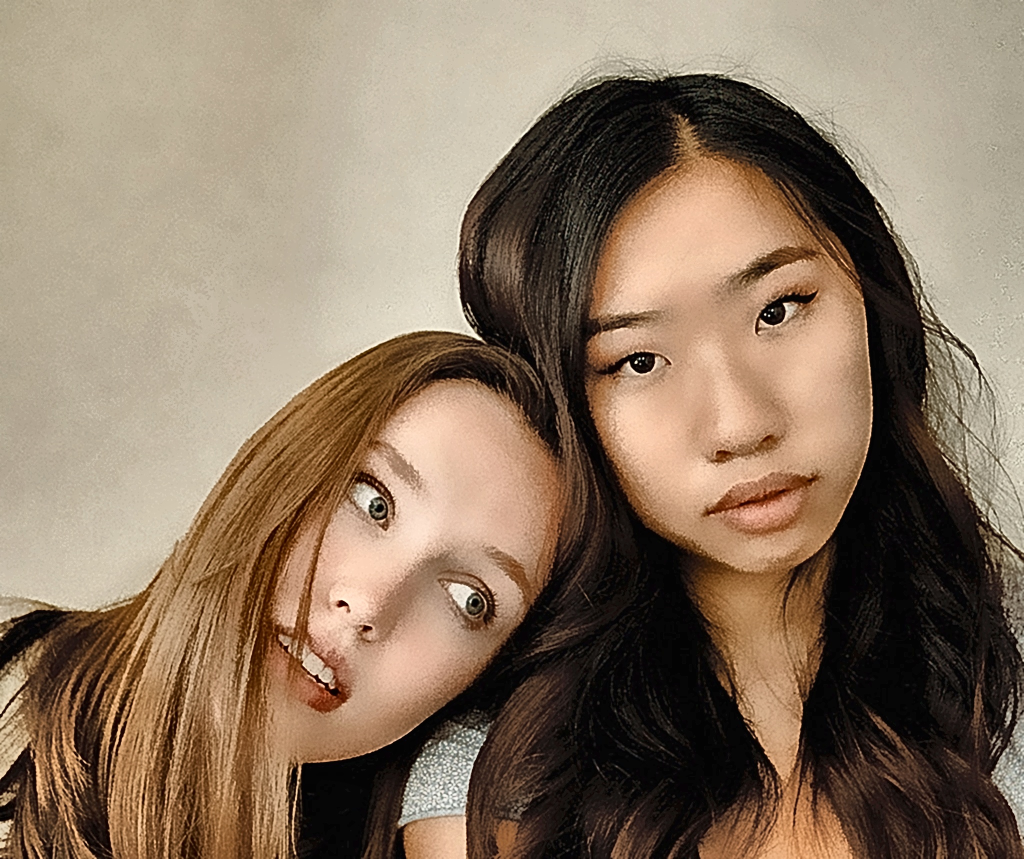
#> input picture enhanced_face.jpg, 2048 x 1718 px, given in place of shadow.jpg, which was not available (shown at 1/2 size)
$ jupyter execute --allow-errors DIPAssignmentCoding.ipynb   (shell and % lines are left out)   (older library calls are emulated)   (text cells are left out)
#> lines starting #> are read from the running program, lines starting #| are printed output that depends on the picture; after the words box and inside, x2 and y2 are one past the last pixel; in counts of white or black regions, pixels touching at a corner belong together; pictures that were not available may be replaced by others from this repository, and a replacement may not be noted
#> further down, img is the input picture: shape (1718, 2048, 3); mean B, G, R 98.5, 118.9, 139.4
[cell 1]
## Dependency imports

import os
import cv2
import numpy as np
from skimage import restoration, metrics, img_as_ubyte
from skimage.restoration import richardson_lucy
from tqdm import tqdm
import csv
import matplotlib.pyplot as plt

[cell 2]
## Module 1: Image Enhancement Pipeline

import cv2
import numpy as np
import matplotlib.pyplot as plt
import os

# -------------------------------
# Adjustable Parameters
# -------------------------------
use_clahe = True
clahe_clip = 4.0
clahe_tile = (8,8)

use_contrast_stretch = True
stretch_percentiles = (2, 98)  # low and high percentiles

use_unsharp_mask = True
unsharp_radius = 1
unsharp_amount = 1.2

# -------------------------------
# Helper Function: Show Comparison
# -------------------------------
def show_comparison(images, titles, figsize=(12,4)):
    n = len(images)
    plt.figure(figsize=figsize)
    for i in range(n):
        plt.subplot(1, n, i+1)
        img = images[i]
        if len(img.shape) == 2:  # grayscale
            plt.imshow(img, cmap='gray')
        else:
            plt.imshow(cv2.cvtColor(img, cv2.COLOR_BGR2RGB))
        plt.title(titles[i])
        plt.axis('off')
    plt.tight_layout()
    plt.show()

# -------------------------------
# Enhancement Functions
# -------------------------------
def apply_clahe(img):
    lab = cv2.cvtColor(img, cv2.COLOR_BGR2LAB)
#> lab: shape (1718, 2048, 3); mean of channels 0, 1, 2 127.4, 133.1, 142
    l, a, b = cv2.split(lab)
    clahe = cv2.createCLAHE(clipLimit=clahe_clip, tileGridSize=clahe_tile)
    l = clahe.apply(l)
    lab = cv2.merge([l, a, b])
#> lab: shape (1718, 2048, 3); mean of channels 0, 1, 2 128.6, 133.1, 142
    return cv2.cvtColor(lab, cv2.COLOR_LAB2BGR)

def contrast_stretch(img, percentiles=(2,98)):
#> called with percentiles = (2, 98)
    in_min, in_max = np.percentile(img, percentiles)
#> in_min = 7; in_max = 246
    out = np.clip((img - in_min) * 255 / (in_max - in_min), 0, 255).astype(np.uint8)
    return out

def unsharp_mask(img, radius=1, amount=0.8):
#> called with radius = 1, amount = 1.2
    blurred = cv2.GaussianBlur(img, (radius*2+1, radius*2+1), 0)
    sharpened = cv2.addWeighted(img, 1+amount, blurred, -amount, 0)
    return sharpened

# -------------------------------
# Load Image
# -------------------------------
input_path = "input_images/shadow.jpg"  # Example
img = cv2.imread(input_path)

if img is None:
    raise FileNotFoundError(f"Cannot read image {input_path}")

# -------------------------------
# Apply Enhancements
# -------------------------------
enhanced = img.copy()

if use_clahe:
    enhanced = apply_clahe(enhanced)

if use_contrast_stretch:
    enhanced = contrast_stretch(enhanced, stretch_percentiles)

if use_unsharp_mask:
    enhanced = unsharp_mask(enhanced, unsharp_radius, unsharp_amount)

# -------------------------------
# Show Before/After
# -------------------------------
show_comparison([img, enhanced], ["Original", "Enhanced"])
#> in show_comparison, `n = len(images)`: n = 2

[cell 3]
# Module 2: Image Restoration Pipeline

import cv2
import numpy as np
import matplotlib.pyplot as plt

# -------------------------------
# Adjustable Parameters
# -------------------------------
# Median Filter
use_median = True
median_ksize = 3  # must be odd: 3,5,7...

# Non-Local Means Denoising
use_nlm = True
nlm_h = 10
nlm_hColor = 10
template_window = 7
search_window = 21

# Optional: Deblurring (Wiener-like sharpening)
use_deblur = False
deblur_kernel = np.array([[0, -1, 0],
                          [-1, 5,-1],
                          [0, -1, 0]])

# -------------------------------
# Helper Function: Show Comparison
# -------------------------------
def show_comparison(images, titles, figsize=(12,4)):
#> called with figsize = (12, 4)
    n = len(images)
#> n = 2
    plt.figure(figsize=figsize)
    for i in range(n):
        plt.subplot(1, n, i+1)
        img = images[i]
        if len(img.shape) == 2:  # grayscale
            plt.imshow(img, cmap='gray')
        else:
            plt.imshow(cv2.cvtColor(img, cv2.COLOR_BGR2RGB))
        plt.title(titles[i])
        plt.axis('off')
    plt.tight_layout()
    plt.show()

# -------------------------------
# Restoration Functions
# -------------------------------
def median_denoise(img, ksize=3):
    return cv2.medianBlur(img, ksize)

def nlm_denoise(img, h=10, hColor=10, templateWindow=7, searchWindow=21):
    return cv2.fastNlMeansDenoisingColored(img, None, h, hColor, templateWindow, searchWindow)

def deblur_image(img, kernel):
    return cv2.filter2D(img, -1, kernel)

# -------------------------------
# Input: Use output from Module 1
# -------------------------------

input_path = "input_images/shadow.jpg"  # Example
img = cv2.imread(input_path)
input_img = img  # from Module 1
restored = input_img.copy()

if use_median:
    restored = median_denoise(restored, median_ksize)

if use_nlm:
    restored = nlm_denoise(restored, nlm_h, nlm_hColor, template_window, search_window)

if use_deblur:
    restored = deblur_image(restored, deblur_kernel)

# -------------------------------
# Show Before/After
# -------------------------------
show_comparison([input_img, restored], ["Enhanced (Input)", "Restored"])

[cell 4]
# Module 3: Geometric Transformations & Detection

import cv2
import numpy as np
import matplotlib.pyplot as plt

# -------------------------------
# Adjustable Parameters
# -------------------------------
# Rotation
use_rotation = True
rotation_angle = 0  # degrees, positive = counter-clockwise

# Scaling
use_scaling = True
scale_factor = 1.0  # e.g., 0.5 for half size, 2.0 for double size

# Translation
use_translation = True
translate_x = 0  # pixels
translate_y = 0  # pixels

# Perspective Correction / Deskew
use_perspective = False
# For automatic document-like detection: threshold + contour approx
blur_kernel = (5,5)
canny_thresh1 = 50
canny_thresh2 = 150
approx_epsilon = 0.02

# -------------------------------
# Helper Function: Show Comparison
# -------------------------------
def show_comparison(images, titles, figsize=(12,4)):
    n = len(images)
    plt.figure(figsize=figsize)
    for i in range(n):
        plt.subplot(1, n, i+1)
        img = images[i]
        if len(img.shape) == 2:
            plt.imshow(img, cmap='gray')
        else:
            plt.imshow(cv2.cvtColor(img, cv2.COLOR_BGR2RGB))
        plt.title(titles[i])
        plt.axis('off')
    plt.tight_layout()
    plt.show()

# -------------------------------
# Transformation Functions
# -------------------------------
def rotate_image(img, angle):
#> called with angle = 0
    (h, w) = img.shape[:2]
    center = (w//2, h//2)
    M = cv2.getRotationMatrix2D(center, angle, 1.0)
#> M = [[1, 0, 0], [0, 1, 0]]
    return cv2.warpAffine(img, M, (w, h))

def scale_image(img, factor):
#> called with factor = 1
    h, w = img.shape[:2]
    return cv2.resize(img, (int(w*factor), int(h*factor)), interpolation=cv2.INTER_LINEAR)

def translate_image(img, tx, ty):
#> called with tx = 0, ty = 0
    M = np.float32([[1,0,tx],[0,1,ty]])
    h, w = img.shape[:2]
    return cv2.warpAffine(img, M, (w, h))

# [38 lines left out: function auto_perspective_correction, not called in this run]

# -------------------------------
# Input: Use output from Module 2
# -------------------------------
input_path = "input_images/shadow.jpg"  # Example
img = cv2.imread(input_path)
input_img = img  # from Module 1
transformed = input_img.copy()

if use_rotation:
    transformed = rotate_image(transformed, rotation_angle)

if use_scaling:
    transformed = scale_image(transformed, scale_factor)

if use_translation:
    transformed = translate_image(transformed, translate_x, translate_y)

if use_perspective:
    transformed = auto_perspective_correction(transformed)

# -------------------------------
# Show Before/After
# -------------------------------
show_comparison([input_img, transformed], ["Restored (Input)", "Transformed"])
#> in show_comparison, `n = len(images)`: n = 2

[cell 5]
# Module 4: Segmentation & Morphological Operations

import cv2
import numpy as np
import matplotlib.pyplot as plt

# -------------------------------
# Adjustable Parameters
# -------------------------------
# Thresholding
use_global_thresh = False
global_thresh_value = 127

use_adaptive_thresh = True
adaptive_method = cv2.ADAPTIVE_THRESH_GAUSSIAN_C  # or cv2.ADAPTIVE_THRESH_MEAN_C
#> adaptive_method = 1
adaptive_block_size = 15  # must be odd
adaptive_C = 5

# Edge detection
use_canny = True
canny_thresh1 = 50
canny_thresh2 = 150

# Morphological operations
use_morph = True
morph_kernel_size = 3
morph_iterations = 1
morph_operation = cv2.MORPH_CLOSE  # cv2.MORPH_OPEN, cv2.MORPH_CLOSE
#> morph_operation = 3

# -------------------------------
# Helper Function: Show Comparison
# -------------------------------
def show_comparison(images, titles, figsize=(12,4)):
    n = len(images)
    plt.figure(figsize=figsize)
    for i in range(n):
        plt.subplot(1, n, i+1)
        img = images[i]
        if len(img.shape) == 2:
            plt.imshow(img, cmap='gray')
        else:
            plt.imshow(cv2.cvtColor(img, cv2.COLOR_BGR2RGB))
        plt.title(titles[i])
        plt.axis('off')
    plt.tight_layout()
    plt.show()

# -------------------------------
# Segmentation Functions
# -------------------------------
# [4 lines left out: function global_threshold, not called in this run]

def adaptive_threshold(img, method=cv2.ADAPTIVE_THRESH_GAUSSIAN_C, block_size=15, C=5):
#> called with method = 1, block_size = 15, C = 5
    gray = cv2.cvtColor(img, cv2.COLOR_BGR2GRAY)
    return cv2.adaptiveThreshold(gray, 255, method, cv2.THRESH_BINARY, block_size, C)
#> returned value: shape (1718, 2048); 77.3% white; 41704 black regions (35698 under 20 px), largest, box (x1, y1, x2, y2) and area: (1086, 122, 2048, 1176) 28150, (780, 1393, 1041, 1718) 13459, (1532, 345, 1752, 1275) 7169

def edge_detection(img, t1=50, t2=150):
#> called with t1 = 50, t2 = 150
    gray = cv2.cvtColor(img, cv2.COLOR_BGR2GRAY)
    return cv2.Canny(gray, t1, t2)
#> returned value: shape (1718, 2048); 10.3% white in thin lines or dots

def morphological(img, kernel_size=3, iterations=1, operation=cv2.MORPH_CLOSE):
    kernel = cv2.getStructuringElement(cv2.MORPH_RECT, (kernel_size, kernel_size))
    return cv2.morphologyEx(img, operation, kernel, iterations=iterations)

# -------------------------------
# Input: Use output from Module 3
# -------------------------------
input_path = "input_images/shadow.jpg"  # Example
img = cv2.imread(input_path)
input_img = img  # from Module 1
segmented = input_img.copy()

# Apply thresholding
if use_global_thresh:
    segmented = global_threshold(segmented, global_thresh_value)
elif use_adaptive_thresh:
    segmented = adaptive_threshold(segmented, adaptive_method, adaptive_block_size, adaptive_C)

# Apply edge detection
if use_canny:
    edges = edge_detection(input_img, canny_thresh1, canny_thresh2)
    # Combine edges with thresholded mask (optional)
    segmented = cv2.bitwise_or(segmented, edges)
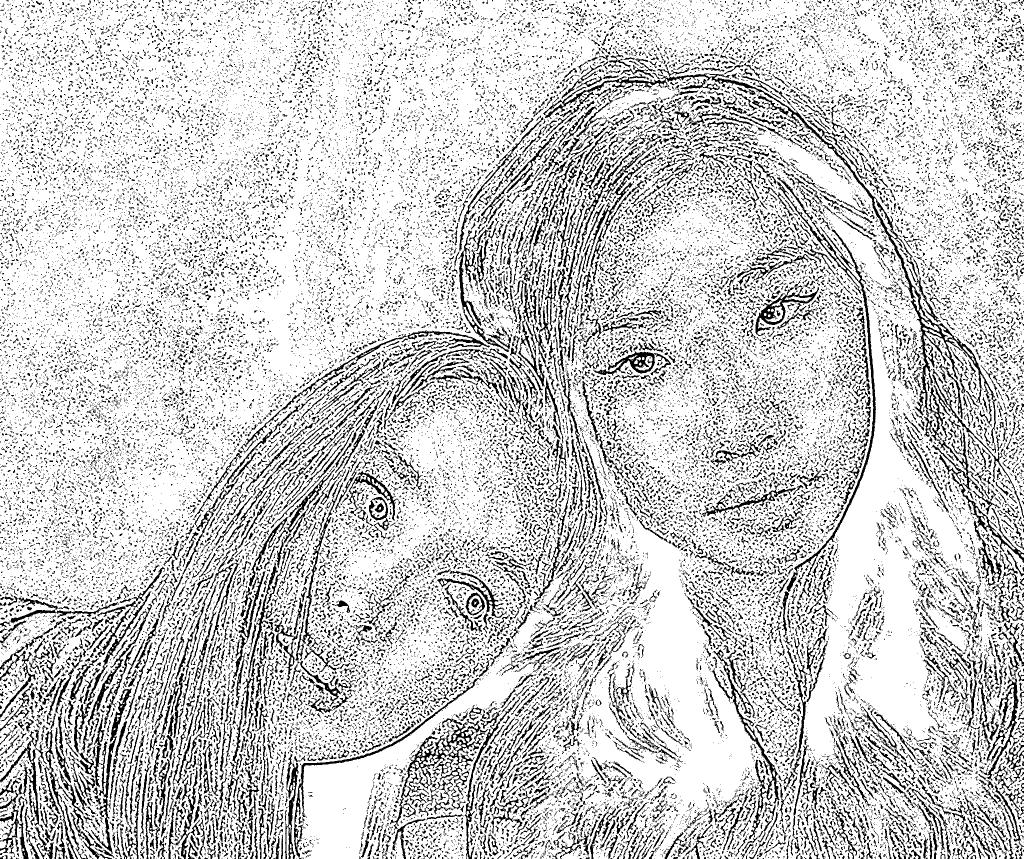
#> segmented: shape (1718, 2048) (shown at 1/2 size); 80.3% white; black in thin lines or dots

# Apply morphology
if use_morph:
    segmented = morphological(segmented, morph_kernel_size, morph_iterations, morph_operation)
#> in morphological, `kernel = cv2.getStructuringElement(cv2.MORPH_RECT, (kernel_size, kerne..`: kernel = [[1, 1, 1], [1, 1, 1], [1, 1, 1]]

# -------------------------------
# Show Before/After
# -------------------------------
show_comparison([input_img, segmented], ["Transformed (Input)", "Segmented"])
#> in show_comparison, `n = len(images)`: n = 2

[cell 6]
# Module 5: Color Processing & Enhancement

import cv2
import numpy as np
import matplotlib.pyplot as plt

# -------------------------------
# Adjustable Parameters
# -------------------------------
use_color_space_conversion = True
# Options: "HSV", "LAB", "YCrCb"
target_color_space = "LAB"

use_color_enhancement = True
# For LAB, we usually enhance the L channel
clahe_clip = 2.0
clahe_tile = (8,8)

# -------------------------------
# Helper Function: Show Comparison
# -------------------------------
def show_comparison(images, titles, figsize=(12,4)):
    n = len(images)
    plt.figure(figsize=figsize)
    for i in range(n):
        plt.subplot(1, n, i+1)
        img = images[i]
        if len(img.shape) == 2:
            plt.imshow(img, cmap='gray')
        else:
            plt.imshow(cv2.cvtColor(img, cv2.COLOR_BGR2RGB))
        plt.title(titles[i])
        plt.axis('off')
    plt.tight_layout()
    plt.show()

# -------------------------------
# Color Processing Functions
# -------------------------------
def convert_color_space(img, space="LAB"):
    if space.upper() == "HSV":
        return cv2.cvtColor(img, cv2.COLOR_BGR2HSV)
    elif space.upper() == "LAB":
        return cv2.cvtColor(img, cv2.COLOR_BGR2LAB)
    elif space.upper() == "YCrCb":
        return cv2.cvtColor(img, cv2.COLOR_BGR2YCrCb)
    else:
        raise ValueError("Unsupported color space")

def enhance_color_lab(img, clipLimit=2.0, tileGrid=(8,8)):
#> called with clipLimit = 2, tileGrid = (8, 8)
    lab = cv2.cvtColor(img, cv2.COLOR_BGR2LAB)
#> lab: shape (1718, 2048, 3); mean of channels 0, 1, 2 145.1, 133.9, 130.7
    l, a, b = cv2.split(lab)
    clahe = cv2.createCLAHE(clipLimit=clipLimit, tileGridSize=tileGrid)
    l = clahe.apply(l)
    lab = cv2.merge([l, a, b])
#> lab: shape (1718, 2048, 3); mean of channels 0, 1, 2 144, 133.9, 130.7
    return cv2.cvtColor(lab, cv2.COLOR_LAB2BGR)
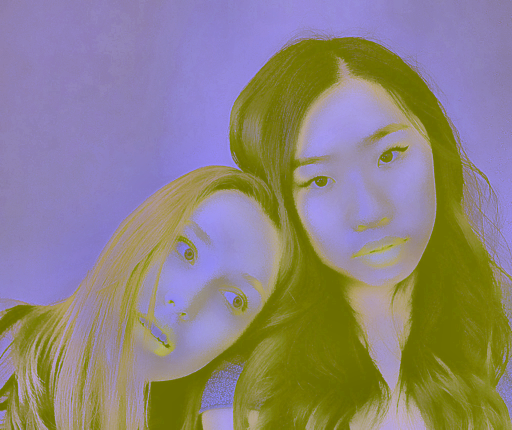
#> returned value: shape (1718, 2048, 3) (shown at 1/4 size); mean B, G, R 128, 132.2, 140.9

# -------------------------------
# Input: Use output from Module 4
# -------------------------------
input_path = "input_images/shadow.jpg"  # Example
img = cv2.imread(input_path)
input_img = img  # from Module 1

if len(input_img.shape) == 2:
    input_img = cv2.cvtColor(input_img, cv2.COLOR_GRAY2BGR)

color_processed = input_img.copy()

if use_color_space_conversion:
    color_processed = convert_color_space(color_processed, target_color_space)
    # Convert back to BGR for visualization
    if target_color_space.upper() == "HSV":
        color_processed = cv2.cvtColor(color_processed, cv2.COLOR_HSV2BGR)
    elif target_color_space.upper() == "YCrCb":
        color_processed = cv2.cvtColor(color_processed, cv2.COLOR_YCrCb2BGR)

if use_color_enhancement:
    color_processed = enhance_color_lab(color_processed, clahe_clip, clahe_tile)

# -------------------------------
# Show Before/After
# -------------------------------
show_comparison([input_img, color_processed], ["Segmented (Input)", "Color Processed"])

[cell 7]
# Module 6: Feature Extraction & Reporting

import cv2
import numpy as np
import matplotlib.pyplot as plt

# -------------------------------
# Adjustable Parameters
# -------------------------------
use_canny_edges = True
canny_thresh1 = 50
canny_thresh2 = 150

use_sobel_features = True
sobel_ksize = 3

# -------------------------------
# Helper Function: Show Comparison
# -------------------------------
def show_comparison(images, titles, figsize=(12,4)):
    n = len(images)
    plt.figure(figsize=figsize)
    for i in range(n):
        plt.subplot(1, n, i+1)
        img = images[i]
        if len(img.shape) == 2:
            plt.imshow(img, cmap='gray')
        else:
            plt.imshow(cv2.cvtColor(img, cv2.COLOR_BGR2RGB))
        plt.title(titles[i])
        plt.axis('off')
    plt.tight_layout()
    plt.show()

# -------------------------------
# Feature Extraction Functions
# -------------------------------
def extract_edges(img, t1=50, t2=150):
    gray = cv2.cvtColor(img, cv2.COLOR_BGR2GRAY) if len(img.shape)==3 else img
    edges = cv2.Canny(gray, t1, t2)
    return edges

def extract_sobel_features(img, ksize=3):
#> called with ksize = 3
    gray = cv2.cvtColor(img, cv2.COLOR_BGR2GRAY) if len(img.shape)==3 else img
    grad_x = cv2.Sobel(gray, cv2.CV_64F, 1, 0, ksize=ksize)
    grad_y = cv2.Sobel(gray, cv2.CV_64F, 0, 1, ksize=ksize)
    magnitude = cv2.magnitude(grad_x, grad_y)
    angle = cv2.phase(grad_x, grad_y, angleInDegrees=True)
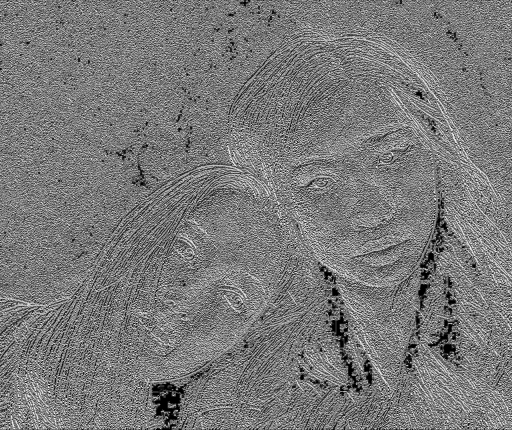
#> angle: shape (1718, 2048) float64 (shown at 1/4 size); min 0, max 359.9, mean 171.8; drawn with min black and max white
    features = {
        'grad_magnitude_mean': np.mean(magnitude),
        'grad_magnitude_std': np.std(magnitude),
        'grad_angle_mean': np.mean(angle),
        'grad_angle_std': np.std(angle)
    }
#> features = {'grad_magnitude_mean': 50.15, 'grad_magnitude_std': 67.59, 'grad_angle_mean': 171.8, 'grad_angle_std': 106.9}
    return magnitude, angle, features

# -------------------------------
# Input: Use output from Module 5
# -------------------------------
input_path = "input_images/shadow.jpg"  # Example
img = cv2.imread(input_path)
input_img = img  # from Module 1
features = {}

# Edge map
if use_canny_edges:
    edges = extract_edges(input_img, canny_thresh1, canny_thresh2)
    features['edge_map'] = edges

# Sobel gradients
if use_sobel_features:
    magnitude, angle, sobel_feats = extract_sobel_features(input_img, sobel_ksize)
#> sobel_feats has the same summary as features in extract_sobel_features
    features.update(sobel_feats)

# -------------------------------
# Display results
# -------------------------------
if 'edge_map' in features:
    show_comparison([input_img, features['edge_map']], ["Color Processed (Input)", "Edges"])
#> in show_comparison, `n = len(images)`: n = 2
#> in show_comparison, `plt.show()`:
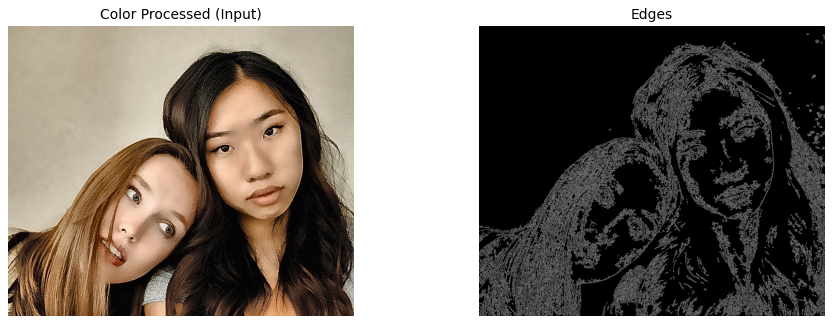
#> figure drawn by matplotlib, 2 panels

print("Extracted Sobel Features:")
for k, v in features.items():
    if k != 'edge_map':
        print(f"{k}: {v:.4f}")
#> this loop made 5 passes
#> (k, v) on passes 2 to 5: ('grad_magnitude_mean', 50.15), ('grad_magnitude_std', 67.59), ('grad_angle_mean', 171.8), ('grad_angle_std', 106.9)
#> (printed output is left out)

[cell 8]
# Module 7: Image Compression & Comparison

import cv2
import os

# -------------------------------
# Adjustable Parameters
# -------------------------------
output_dir = "outputs/compressed"
os.makedirs(output_dir, exist_ok=True)

# JPEG compression quality: 0 (worst) to 100 (best)
jpeg_qualities = [30, 60, 90]

# PNG compression level: 0 (no compression) to 9 (max compression)
png_levels = [0, 5, 9]

# Input: Use output from Module 5 or 6
input_path = "input_images/shadow.jpg"  # Example
img = cv2.imread(input_path)
input_img = img  # from Module 1

# -------------------------------
# JPEG Compression
# -------------------------------
for q in jpeg_qualities:
    output_path = os.path.join(output_dir, f"compressed_jpeg_q{q}.jpg")
    cv2.imwrite(output_path, input_img, [cv2.IMWRITE_JPEG_QUALITY, q])
    print(f"Saved JPEG (quality={q}): {output_path}")

# -------------------------------
# PNG Compression
# -------------------------------
for lvl in png_levels:
    output_path = os.path.join(output_dir, f"compressed_png_l{lvl}.png")
    cv2.imwrite(output_path, input_img, [cv2.IMWRITE_PNG_COMPRESSION, lvl])
    print(f"Saved PNG (compression={lvl}): {output_path}")
#> this loop made 3 passes
#| Saved PNG (compression=0): outputs/compressed/compressed_png_l0.png
#| Saved PNG (compression=5): outputs/compressed/compressed_png_l5.png
#| Saved PNG (compression=9): outputs/compressed/compressed_png_l9.png

# -------------------------------
# Visual Comparison
# -------------------------------
import matplotlib.pyplot as plt

# Load compressed images
compressed_images = []
titles = []

for q in jpeg_qualities:
    path = os.path.join(output_dir, f"compressed_jpeg_q{q}.jpg")
    img = cv2.imread(path)
    compressed_images.append(img)
    titles.append(f"JPEG Q{q}")

for lvl in png_levels:
    path = os.path.join(output_dir, f"compressed_png_l{lvl}.png")
    img = cv2.imread(path)
    compressed_images.append(img)
    titles.append(f"PNG L{lvl}")

# Display side-by-side
plt.figure(figsize=(15,5))
for i, img in enumerate(compressed_images):
    plt.subplot(1, len(compressed_images), i+1)
    plt.imshow(cv2.cvtColor(img, cv2.COLOR_BGR2RGB))
    plt.title(titles[i])
    plt.axis('off')
#> this loop made 6 passes
plt.tight_layout()
plt.show()
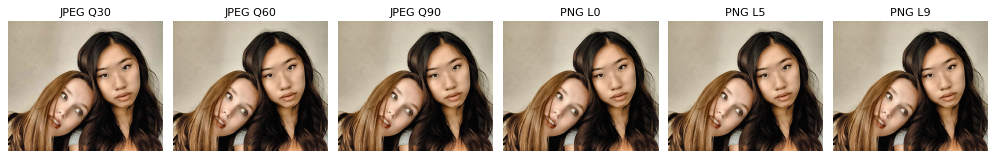
#> figure drawn by matplotlib, 6 panels
